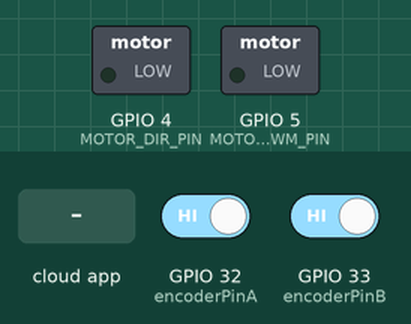
Bench run of a sketch on a simulated ESP32. On the bench: switched loads named in the sketch (green lamp = pin HIGH). The inputs (shaded band) are chosen by the test bench; at power-on: GPIO 32 (encoderPinA) HIGH, GPIO 33 (encoderPinB) HIGH. The ROS host is connected and sends only what is stated.

Above: at 2.2 s.
2.3 s: the phone or cloud app sets motor_cmd to -100
At 3.1 s:
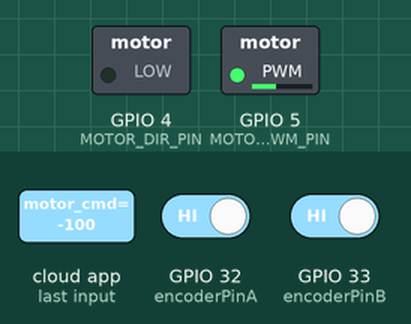
3.8 s: the phone or cloud app sets motor_cmd to 0
At 4.4 s:
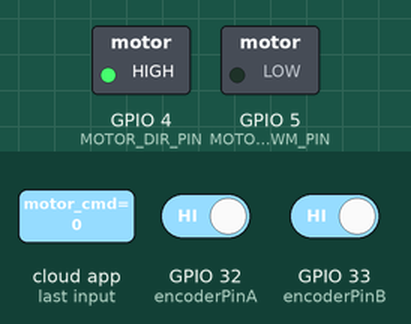
5.3 s: the phone or cloud app sets motor_cmd to 100
At 5.7 s:
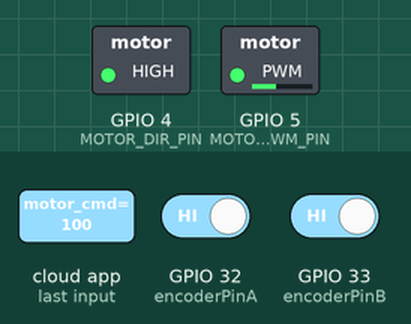
Timing chart, 0 to 8.3 s (numbered marks = the images above; inputs shaded):
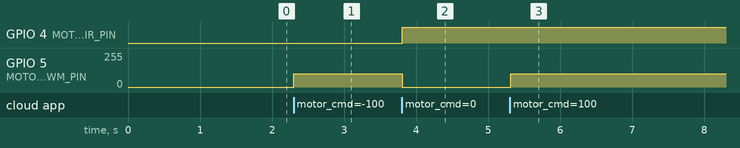

Measured:
- after the input at 2.3 s, GPIO 5 (MOTOR_PWM_PIN): 0/255 → 100/255 at once
- after the input at 3.8 s, GPIO 4 (MOTOR_DIR_PIN): LOW → HIGH at once; GPIO 5 (MOTOR_PWM_PIN): 100/255 → 0/255 at once
- after the input at 5.3 s, GPIO 5 (MOTOR_PWM_PIN): 0/255 → 100/255 at once

The sketch:

encoder_dc_arduino.ino
```cpp
/**
 * motor_encoder_driver.ino  (ESP32 전용)
 *  - DC 모터 PWM + 방향 제어  (핀: DIR=4, PWM=5)
 *  - 쿼드러처 엔코더 카운트   (핀: A=32, B=33)
 *  - micro-ROS
 *      /motor_cmd      (std_msgs/Float32)  ← 속도 명령  [-255,255]
 *      /encoder_count  (std_msgs/Int32)    → 누적 틱     10 Hz
 */

#include <micro_ros_arduino.h>
#include <rcl/rcl.h>
#include <rclc/rclc.h>
#include <rclc/executor.h>
#include <std_msgs/msg/float32.h>
#include <std_msgs/msg/int32.h>
#include <cmath>   // fabs

/* ───── 인코더 핀 & ISR ───── */
const int encoderPinA = 32;   // 입력 전용 GPIO
const int encoderPinB = 33;

volatile long encoderPos  = 0;
volatile int  lastEncoded = 0;

void IRAM_ATTR updateEncoder()
{
  int MSB = digitalRead(encoderPinA);
  int LSB = digitalRead(encoderPinB);

  int encoded = (MSB << 1) | LSB;
  int sum     = (lastEncoded << 2) | encoded;

  if (sum == 0b1101 || sum == 0b0100 || sum == 0b0010 || sum == 0b1011) encoderPos++;
  if (sum == 0b1110 || sum == 0b0111 || sum == 0b0001 || sum == 0b1000) encoderPos--;

  lastEncoded = encoded;
}

/* ───── 모터 핀 ───── */
#define MOTOR_PWM_PIN 5   // LEDC 채널 0 기본
#define MOTOR_DIR_PIN 4

/* ───── micro-ROS 리소스 ───── */
rcl_node_t          node;
rcl_subscription_t  motor_cmd_sub;
rcl_publisher_t     enc_pub;
rclc_executor_t     executor;

std_msgs__msg__Float32 motor_cmd_msg;
std_msgs__msg__Int32   enc_msg;

/* ───── /motor_cmd 콜백 ───── */
void motor_cmd_callback(const void * msgin)
{
  const auto * msg = (const std_msgs__msg__Float32 *)msgin;
  float cmd = msg->data;                       // -255 ~ 255
  float duty = fabs(cmd);
  duty = constrain(duty, 0.0f, 255.0f);        // 8-bit PWM 범위

  digitalWrite(MOTOR_DIR_PIN, (cmd >= 0.0f));  // 정/역
  analogWrite(MOTOR_PWM_PIN, (uint8_t)duty);   // 0-255
}

/* ───── Arduino setup ───── */
void setup()
{
  /* ① USB-Serial → micro-ROS transport */
  Serial.begin(115200);
  delay(1000);
  set_microros_transports();   // 반드시 begin 이후 호출

  /* ② 엔코더 핀 & 인터럽트 */
  pinMode(encoderPinA, INPUT_PULLUP);
  pinMode(encoderPinB, INPUT_PULLUP);
  attachInterrupt(digitalPinToInterrupt(encoderPinA), updateEncoder, CHANGE);
  attachInterrupt(digitalPinToInterrupt(encoderPinB), updateEncoder, CHANGE);

  /* ③ 모터 제어 핀 */
  pinMode(MOTOR_DIR_PIN, OUTPUT);
  pinMode(MOTOR_PWM_PIN, OUTPUT);

  /* ④ micro-ROS 객체 초기화 */
  rcl_allocator_t alloc;
  rclc_support_t  support;
  alloc = rcl_get_default_allocator();
  rclc_support_init(&support, 0, NULL, &alloc);

  rclc_node_init_default(&node, "motor_encoder_node", "", &support);

  /* /motor_cmd 구독 */
  rclc_subscription_init_default(
      &motor_cmd_sub, &node,
      ROSIDL_GET_MSG_TYPE_SUPPORT(std_msgs, msg, Float32),
      "/motor_cmd");

  /* /encoder_count 퍼블리셔 */
  rclc_publisher_init_default(
      &enc_pub, &node,
      ROSIDL_GET_MSG_TYPE_SUPPORT(std_msgs, msg, Int32),
      "/encoder_count");

  /* executor : 콜백 1개(구독)만 처리 */
  rclc_executor_init(&executor, &support.context, 1, &alloc);
  rclc_executor_add_subscription(
      &executor, &motor_cmd_sub, &motor_cmd_msg,
      &motor_cmd_callback, ON_NEW_DATA);
}

/* ───── Arduino loop ───── */
void loop()
{
  /* 1) micro-ROS 콜백 처리 (20 Hz) */
  rclc_executor_spin_some(&executor, RCL_MS_TO_NS(50));

  /* 2) 100 ms 주기로 엔코더 값 퍼블리시 */
  static uint32_t last_pub = 0;
  if (millis() - last_pub >= 100) {
    last_pub = millis();
    enc_msg.data = encoderPos;
    rcl_publish(&enc_pub, &enc_msg, NULL);
  }
}
```
